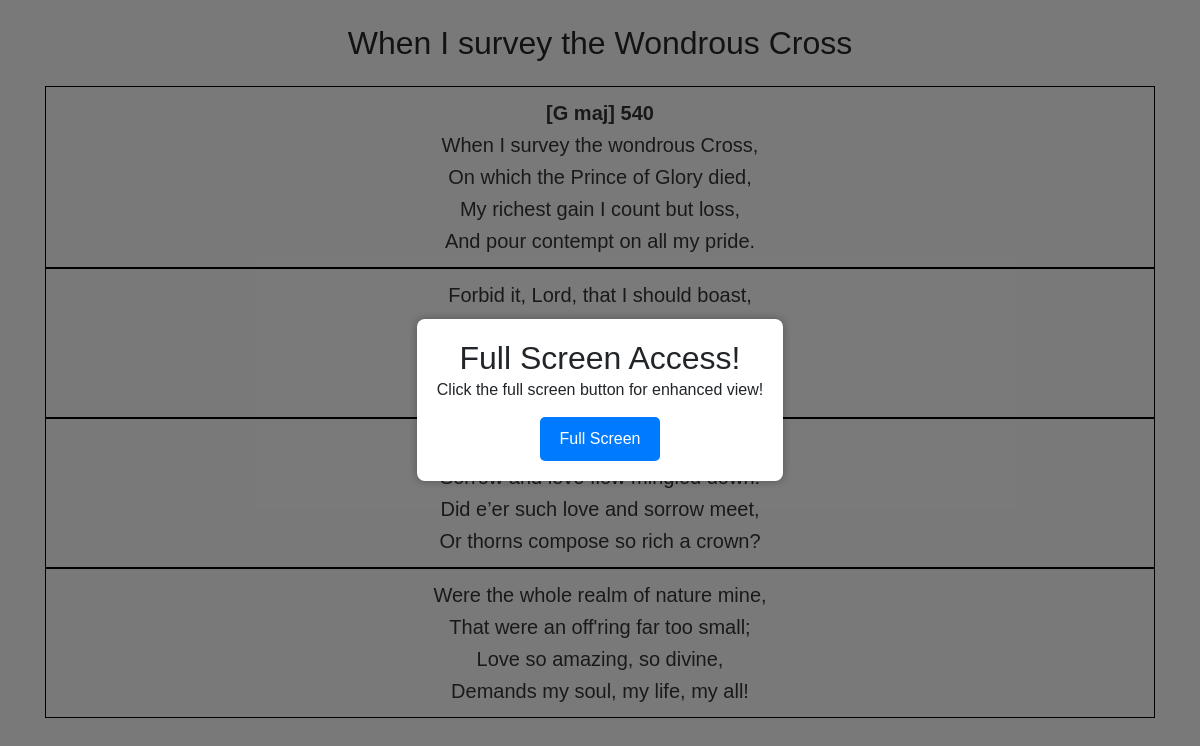
Page /song/122 on the earlier database version.
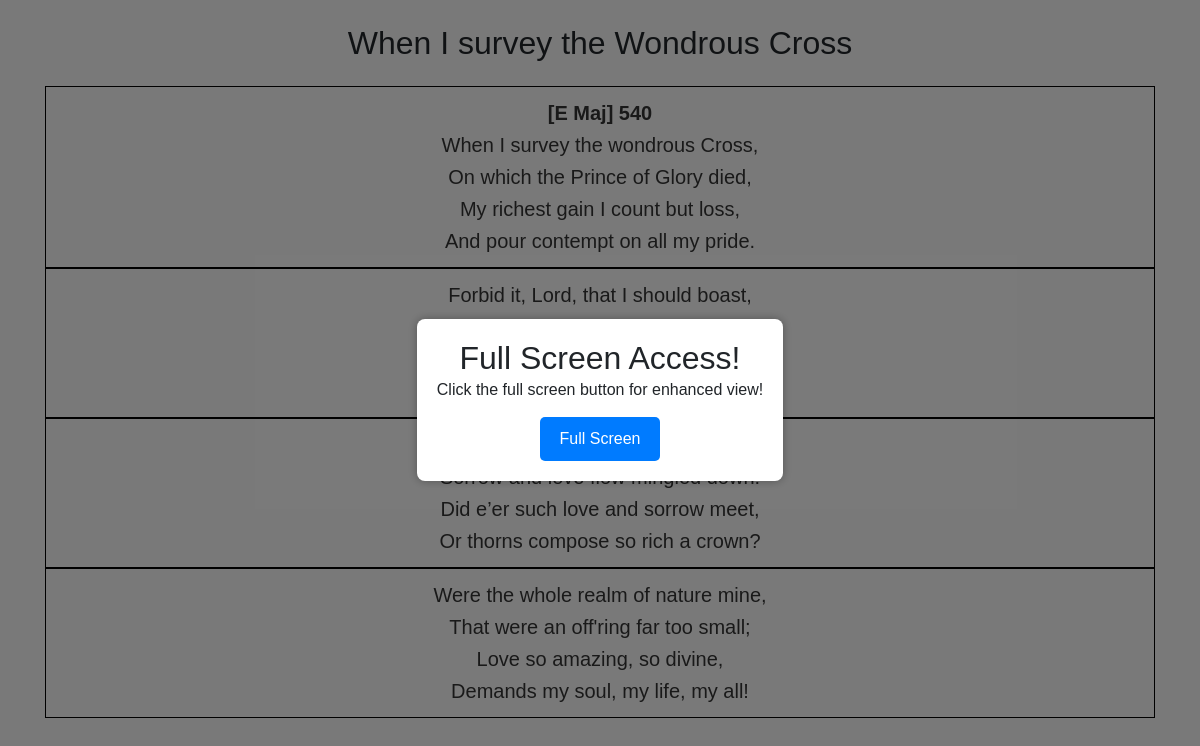
Same page on the later database version.
### tables this page shows
CREATE TABLE songs (
            id INTEGER PRIMARY KEY AUTOINCREMENT,
            title TEXT,
            alternate_title TEXT,
            lyrics TEXT,
            transliteration TEXT,
            chord TEXT,
            search_title TEXT,
            search_lyrics TEXT,
            youtube_link TEXT,
            create_date TEXT,
            modified_date TEXT,
            username TEXT,
            FOREIGN KEY (username) REFERENCES users(username)
        );

### server.py (the view)
@app.route('/song/<id>')
def song(id):
    try:
        conn = sqlite3.connect(DATABASE)
        cursor = conn.cursor()
        cursor.execute(
            'SELECT lyrics, transliteration, chord, title, youtube_link FROM songs WHERE id = ?', (int(id),))
        row = cursor.fetchone()
        conn.close()
        lyrics = song_view(row[0], row[1], row[2])
    except:
        conn.close()
        return "Song Not Available!"
    return render_template("song_viewer.html", lyrics=lyrics, song_title=row[3], link=row[4])

### server.py (called while the page is built, shortened)
def song_view(lyrics, transliteration_lyrics, chord):
    if transliteration_lyrics == "" or transliteration_lyrics == None or transliteration_lyrics == "None":
        paragraphs = re.split(r'\r?\n|\r', lyrics)
        para_count = 1
        if chord == None or chord == "None":
            chord = ''
        else:
            chord = "<span id='chord' style='font-weight:bold;'>" + \
                chord + "</span><br>"
        formatted_song = f"<p id={para_count} style='border: 1px solid black;padding: 10px;'>{chord}"
        for paragraph in paragraphs:
            if paragraph == "":
                para_count += 1
                formatted_song += f"</p><p id={para_count} style='border: 1px solid black;padding: 10px;'>"
            else:
                formatted_song += f'{paragraph}<br>'
    return formatted_song

### templates/song_viewer.html (shortened to what this page needs)
<!DOCTYPE html>
<html lang="en">
<head>
    <link rel="stylesheet" href="https://cdn.jsdelivr.net/npm/bootstrap@4.5.3/dist/css/bootstrap.min.css">
</head>
<body>
    <div class="overlay" id="overlay">
        <div class="popup-card" id="popupCard">
            <h2>Full Screen Access!</h2>
            <p>Click the full screen button for enhanced view!</p>
            <button onclick="full()">Full Screen</button>
        </div>
    </div>
    <div class="container" id="container">
        <br>
        <center>
            <h2>{{song_title}}</h2>
        </center>
        <br>
        <div class="song-lyrics">
            <center>{{lyrics | safe}}</center>
        </div>
    </div>
    <br>
</body>
</html>

### templates/song_viewer.html (style rules this page uses)
.overlay { display: none; position: fixed; top: 0; left: 0; width: 100%; height: 100%; background-color: rgba(0, 0, 0, 0.5); justify-content: center; align-items: center; }
.popup-card { background-color: white; padding: 20px; border-radius: 8px; box-shadow: 0 0 10px rgba(0, 0, 0, 0.3); text-align: center; }
button { padding: 10px 20px; background-color: #007bff; color: white; border: none; border-radius: 5px; cursor: pointer; margin-top: 15px; }
body, h1, h2, p { margin: 0; padding: 0; }
body { font-family: Arial, sans-serif; background-color: #f4f4f4; }
.song-lyrics { color: #333; line-height: 1.6; font-size: 20px; }
.container { overflow-y: auto; }

Differences in the rows shown:
changed songs "When I survey the Wondrous Cross": chord "[G maj] 540 When I survey…" → "[E Maj] 540 When I survey…"
